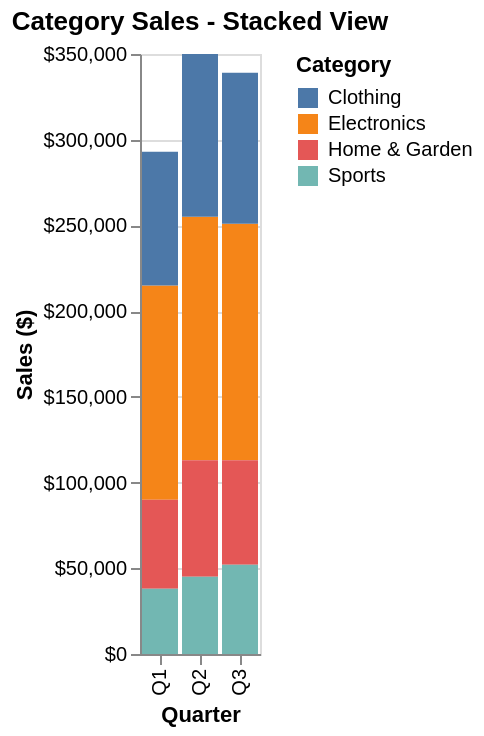

This figure's Vega-Lite source:
### Vega-Lite specification from a JSON file in a GitHub repository (floating-point values rounded to 4 significant figures)
{"$schema": "https://vega.github.io/schema/vega-lite/v5.json", "description": "Category sales breakdown", "data": {"values": [{"quarter": "Q1", "category": "Electronics", "sales": 125000}, {"quarter": "Q1", "category": "Clothing", "sales": 78000}, {"quarter": "Q1", "category": "Home & Garden", "sales": 52000}, {"quarter": "Q1", "category": "Sports", "sales": 38000}, {"quarter": "Q2", "category": "Electronics", "sales": 142000}, {"quarter": "Q2", "category": "Clothing", "sales": 95000}, {"quarter": "Q2", "category": "Home & Garden", "sales": 68000}, {"quarter": "Q2", "category": "Sports", "sales": 45000}, {"quarter": "Q3", "category": "Electronics", "sales": 138000}, {"quarter": "Q3", "category": "Clothing", "sales": 88000}, {"quarter": "Q3", "category": "Home & Garden", "sales": 61000}, {"quarter": "Q3", "category": "Sports", "sales": 52000}]}, "mark": "bar", "encoding": {"x": {"field": "quarter", "type": "nominal", "axis": {"title": "Quarter"}}, "y": {"field": "sales", "type": "quantitative", "axis": {"title": "Sales ($)", "format": "$,.0f"}}, "color": {"field": "category", "type": "nominal", "legend": {"title": "Category"}}}, "title": "Category Sales - Stacked View"}
